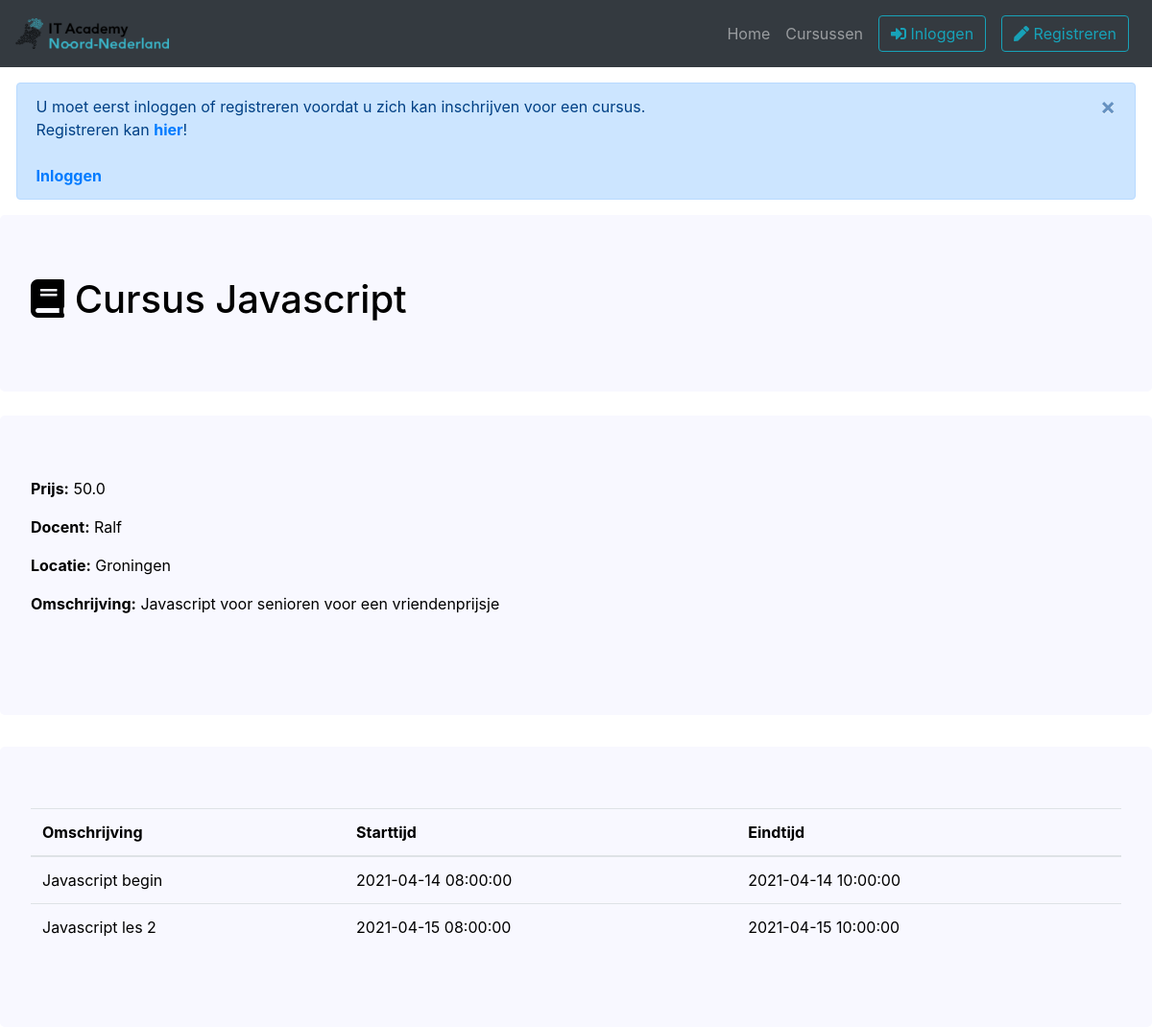
/cursus/Javascript/5, run on the app's committed database.
### project/models.py (models this page shows, shortened)
class Language(db.Model):
    __tablename__ = 'languages'
    id          = db.Column(db.Integer, primary_key=True)
    language    = db.Column(db.Text, nullable=False)

class Course(db.Model):
    __tablename__ = 'courses'
    id              = db.Column(db.Integer, primary_key=True)
    teacher_id      = db.Column(db.Integer, db.ForeignKey("users.id"), nullable=False)
    language_id     = db.Column(db.Integer, db.ForeignKey("languages.id"), nullable=False)
    location        = db.Column(db.Text, nullable=False)
    cost            = db.Column(db.Float, nullable=False)
    description     = db.Column(db.Text, nullable=False)

class User(db.Model, UserMixin):
    __tablename__ = 'users'
    id = db.Column(db.Integer, primary_key=True)
    email       = db.Column(db.String(64), unique=True, index=True, nullable=False)
    username    = db.Column(db.String(64), unique=True, index=True, nullable=False)
    password    = db.Column(db.String(128), nullable=False)
    role_id     = db.Column(db.Integer, db.ForeignKey("roles.id"), nullable=False)

class Lecture(db.Model):
    __tablename__ = 'lectures'
    id                  = db.Column(db.Integer, primary_key=True)
    course_id           = db.Column(db.Integer, db.ForeignKey("courses.id"))
    start_time          = db.Column(db.DateTime)
    end_time            = db.Column(db.DateTime)
    lecture_name        = db.Column(db.Text)

### project/views.py (the view)
@standaard_blueprint.route('/cursus/<language>/<course_id>')
def cursus(language, course_id):
    if current_user.is_anonymous:
        flash(Markup('U moet eerst inloggen of registreren voordat u zich kan inschrijven voor een cursus. <br> Registreren kan <b><a href="' + url_for('standaard.register') + '">hier</a></b>! <br><br> <b><a href="' + url_for('standaard.login') + '">Inloggen</a></b>'))
    course =   Course.query\
                .filter_by(id=course_id)\
                .join(Language, Course.language_id == Language.id)\
                .join(User, Course.teacher_id == User.id)\
                .add_columns(Course.id, Course.language_id, Language.language, User.username, Course.location, Course.cost, Course.description).first_or_404()
    lectures =  Lecture.query\
                .filter_by(course_id = int(course_id))\
                .join(Course, Course.id == int(course_id))\
                .join(Language, Language.id == Course.language_id)\
                .add_columns(Lecture.lecture_name, Lecture.start_time, Lecture.end_time)\
                .order_by(Lecture.start_time)\
                .all()
    discount = False
    korting = Korting()
    if current_user.is_authenticated:
        if Attendee.query.filter_by(user_id = current_user.id).first() != None:
            discount = True
    return render_template('cursus.html', course=course, discount = discount, korting=korting, lectures=lectures)

### project/__init__.py (called while the page is built)
@app.context_processor
def inject_time_related_functions():
    return dict(date_now=datetime.now().date(), td=timedelta, dt=datetime, t=time())

### project/models.py (called while the page is built)
def Korting():
    korting = 0.5 # 50%
    return korting

### project/templates/cursus.html (shortened to what this page needs)
{% extends "base.html" %}
{% block content %}
<div class="jumbotron m-0">
    <h1><i class="fas fa-book"></i> Cursus {{ course.language }}</h1>
</div>
<div class="jumbotron">
    <p> {% if discount == True %}
        <b>Prijs:</b> <s>{{ course.cost}}</s> {{ course.cost*korting }}
        {% else %}
        <b>Prijs:</b> {{ course.cost}}
        {% endif %}
    </p>
    <p> <b>Docent:</b> {{ course.username}} </p>
    <p> <b>Locatie:</b> {{ course.location}} </p>
    <p> <b>Omschrijving:</b> {{ course.description }} </p>
    <br>
</div>
<div class="col-sm-12">
</div>
<div class="jumbotron m-0">
    <table class="table">
        <thead>
            <tr>
                <th scope="col">Omschrijving</th>
                <th scope="col">Starttijd</th>
                <th scope="col">Eindtijd</th>
            </tr>
        </thead>
        <tbody>
            {% for lecture in lectures %}
            <tr>
                <td>{{ lecture.lecture_name }}</td>
                <td>{{ lecture.start_time}}</td>
                <td>{{ lecture.end_time }}</td>
            </tr>
            {% endfor %}
        </tbody>
    </table>
</div>
{% endblock %}

### project/static/stylesheet.css (style rules this page uses)
html { background-color: white; }
.jumbotron { background-color:ghostwhite !important; margin-top: 25px; color: black; }

### data on the page
Language: language "Javascript"
Course: cost "50.0", location "Groningen", description "Javascript voor senioren voor een vriendenprijsje"
User: username "Ralf"
Lecture: lecture_name "Javascript begin", start_time "2021-04-14 08:00:00", end_time "2021-04-14 10:00:00"
Lecture: lecture_name "Javascript les 2", start_time "2021-04-15 08:00:00", end_time "2021-04-15 10:00:00"

### other printed values
{{ message }} "U moet eerst inloggen of registreren voordat u zich kan inschrijven voor een cursus. Registreren kan hier ! Inloggen"
